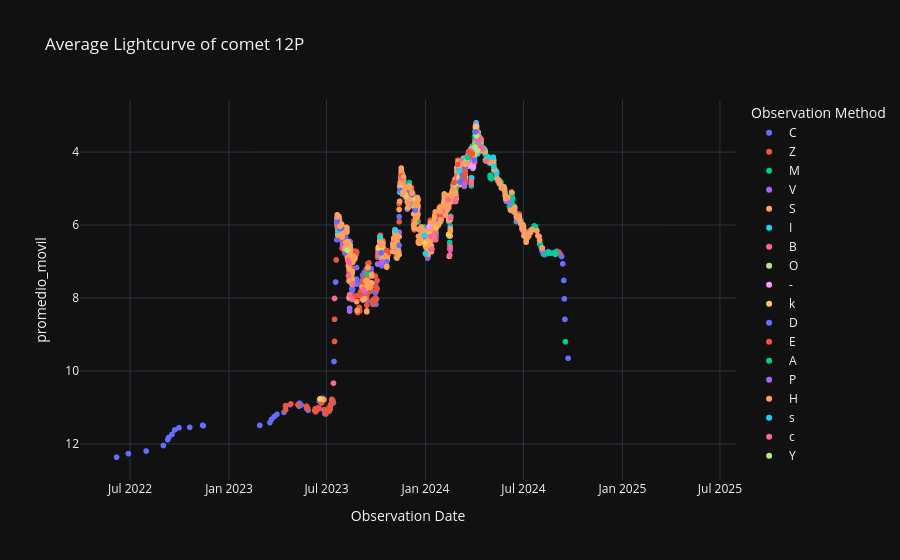

Source (notebook cell):
### Code cell
# Curva de luz Promediada
labels = {'obs_date':'Observation Date','magnitud_reducida':'Max apparent total magnitude reduced', 'obs_method_key' : 'Observation Method'}
fig = px.scatter(curva_de_luz_promediada_df, x='obs_date', y='promedio_movil', color='obs_method_key', template= 'plotly_dark', labels= labels, title= f'Average Lightcurve of comet {nombre_cometa}')
fig.update_yaxes(autorange="reversed")
fig.show()
